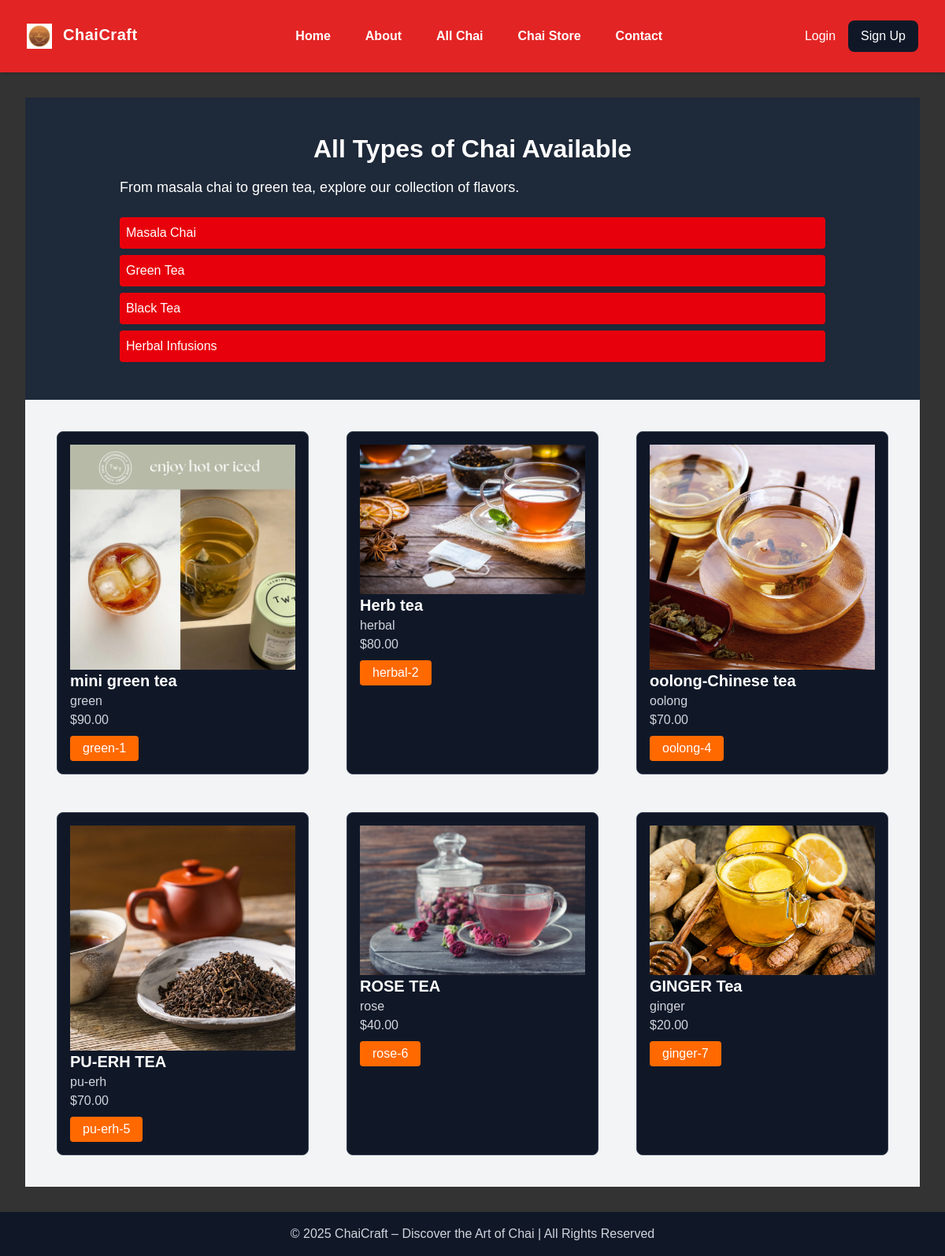
The page /performer/ on the database its author committed.
### performer/models.py (models this page shows, shortened)
class chaiVariety(models.Model):
    CHAI_TYPE_CHOICE=[
            ('black','Black Tea'),
            ('green','Green Tea'),
            ('herbal','Herbal Tea'),
            ('oolong','Oolong Tea'),
            ('white','White Tea'),
            ('pu-erh','Pu-erh Tea'),
            ('rose','Rose Tea'),
            ('ginger','Ginger Tea'),
    ]
    name = models.CharField(max_length=100)
    image = models.ImageField(upload_to='chais/')
    date_added = models.DateTimeField(default=timezone.now)
    type = models.CharField(max_length=200, choices=CHAI_TYPE_CHOICE)
    description = models.TextField(default='')
    prices = models.DecimalField(max_digits=6, decimal_places=2,default='0.00')

### performer/views.py (the view)
# urls.py: path('', views.all_chai, name ='all_chai'),
def all_chai(request):
    chais = chaiVariety.objects.all() # retrieves all chai variety models from the database
    return render(request,'performer/all_chai.html', {'chais': chais})  # passes the retrieved chai varieties to the template for rendering on frontend

### performer/templates/performer/all_chai.html (shortened to what this page needs)
{% extends "base.html" %}
{% block content %}
<div class="w-full bg-gray-800 text-white py-12 px-6">
  <div class="max-w-4xl mx-auto">
    <h1 class="text-4xl font-bold">All Types of Chai Available</h1>
    <p class="mt-4 text-lg">From masala chai to green tea, explore our collection of flavors.</p>
    <ul class="mt-6 space-y-2">
      <li class="bg-red-600 p-2 rounded hover:bg-orange-400">Masala Chai</li>
      <li class="bg-red-600 p-2 rounded hover:bg-orange-400">Green Tea</li>
      <li class="bg-red-600 p-2 rounded hover:bg-orange-400">Black Tea</li>
      <li class="bg-red-600 p-2 rounded hover:bg-orange-400">Herbal Infusions</li>
    </ul>
  </div>
</div>
<div class="chai-list grid grid-cols-1 md:grid-cols-3 gap-4 p-6 bg-gray-100">
{% for chai in chais %}
  <div class= "chai-item p-4 m-4 border border-gray-700 rounded-lg bg-gray-900 text-white">
    <img src="{{ chai.image.url }}" alt ="">
    <h2 class="text-xl font-semibold">{{ chai.name }}</h2>
    <p class="text-gray-300">{{ chai.type }}</p>
    <p class ="text-gray-300">${{ chai.prices }}</p>
    <a href="{% url 'chai_details' chai.id %}">
      <button class="mt-2 bg-orange-500 hover:bg-orange-600 text-white py-1 px-4 rounded">
        {{chai.type}}-{{chai.id}}
      </button>
    </a>
  </div>
{% endfor %}
</div>
{% endblock %}

### templates/base.html (shortened to what this page needs)
{% load static %}
{% load tailwind_tags %}
<!DOCTYPE html>
<html lang="en">
<head>
  {% tailwind_css %}
  <link rel="stylesheet" href="{% static 'home.css' %}">
</head>
<body class="bg-[#333] text-gray-100 min-h-screen flex flex-col">
  <nav class="bg-red-600 text-white shadow-md">
    <div class="max-w-7xl mx-auto px-6 py-4 flex items-center justify-between">
      <a href="{% url 'home' %}" target="_blank" class="text-xl font-bold tracking-wide hover:text-orange-300">
        <img src="{% static 'images/favicon.ico' %}" alt="ChaiCraft Logo" class="inline-block h-8 w-8 mr-2 align-middle" />
         ChaiCraft
      </a>
      <ul class="hidden md:flex space-x-6 font-medium">
        <li><a href="{% url 'home' %}" target="_blank" class="hover:text-orange-300">Home</a></li>
        <li><a href="{% url 'about' %}" target="_blank" class="hover:text-orange-300">About</a></li>
        <li><a href="{% url 'all_chai' %}" target="_blank"class="hover:text-orange-300">All Chai</a></li>
        <li><a href="{% url 'chai_store' %}"target="_blank" class="hover:text-orange-300">Chai Store</a></li>
        <li><a href="{% url 'contact' %}"target="_blank" class="hover:text-orange-300">Contact</a></li>
      </ul>
      <div class="flex items-center space-x-4">
        {% if user.is_authenticated %}
          <span class="hidden sm:block text-sm text-gray-100">
            Hi, {{ user.username }}
          </span>
          <form method="post" action="{% url 'logout' %}">
            {% csrf_token %}
            <button
              type="submit"
              class="bg-gray-900 hover:bg-gray-800 px-4 py-2 rounded-lg transition"
            >
              Logout
            </button>
          </form>
        {% else %}
          <a href="{% url 'login' %}" class="hover:text-orange-300 font-medium">
            Login
          </a>
          <a
            href="{% url 'signup' %}"
            class="bg-gray-900 hover:bg-gray-800 px-4 py-2 rounded-lg transition"
          >
            Sign Up
          </a>
        {% endif %}
      </div>
    </div>
  </nav>
  <main class="flex-grow w-full px-4 md:px-8 py-8">
    {% block content %}{% endblock %}
  </main>
  <footer class="bg-gray-900 text-gray-300 text-center py-4">
    <p>© 2025 ChaiCraft – Discover the Art of Chai | All Rights Reserved</p>
  </footer>
</body>
</html>

### static/home.css (style rules this page uses)
body { background-color: #333; font-family: Arial, sans-serif; color: white; }
h1 { text-align: center; font-size: 2em; }
nav { background-color: #e32424; padding: 10px; }
nav ul { list-style-type: none; margin: 0; padding: 0; display: flex; justify-content: flex-end; }
nav ul li { margin-left: 20px; }
nav ul li a { color: white; text-decoration: none; font-weight: bold; }
nav ul li a { position: relative; }
nav ul li a::after { content: ""; position: absolute; left: 0; bottom: -5px; width: 0%; height: 2px; background: #ff9800; transition: width 0.3s ease; }

### rows shown on the page
chaiVariety: image (picture), name "mini green tea", type "green", prices "90.00", id "1"
chaiVariety: image (picture), name "Herb tea", type "herbal", prices "80.00", id "2"
chaiVariety: image (picture), name "oolong-Chinese tea", type "oolong", prices "70.00", id "4"
chaiVariety: image (picture), name "PU-ERH TEA", type "pu-erh", prices "70.00", id "5"
chaiVariety: image (picture), name "ROSE TEA", type "rose", prices "40.00", id "6"
chaiVariety: image (picture), name "GINGER Tea", type "ginger", prices "20.00", id "7"
